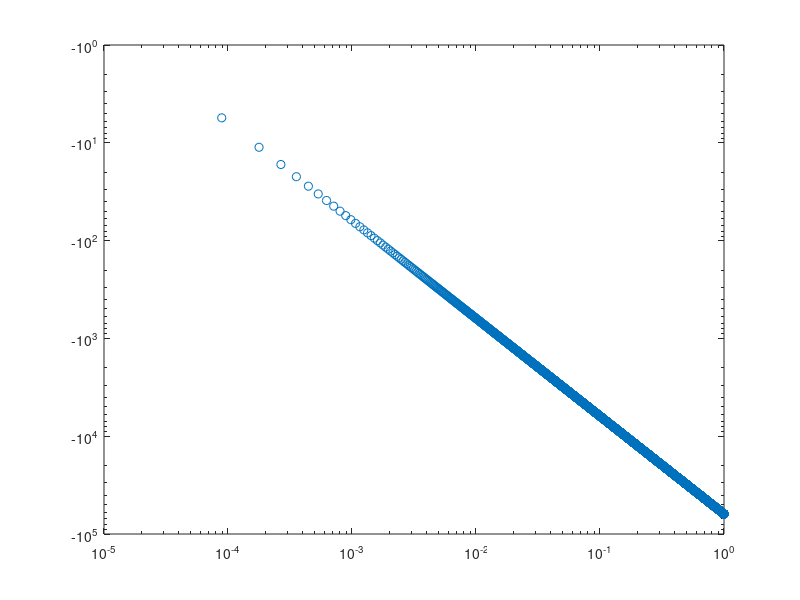

Reproduce this figure in MATLAB.
%% 3.3
clc, clf, clear
N=16;
alpha = 1.5;
n = linspace(1,N^2,N^2);
p=1./n.^alpha;
a=sum(p);
for k = 1:N^2
   c(k) = sum(p(k:end))/a;
end
loglog(n/N^2,c,'o')



%% 3.3 Test performance
clc, clf
N=106;
alpha = 1.18;
n = linspace(1,N^2,N^2);

c = n.^1/((1-alpha))
loglog(n/N^2,c,'o')

